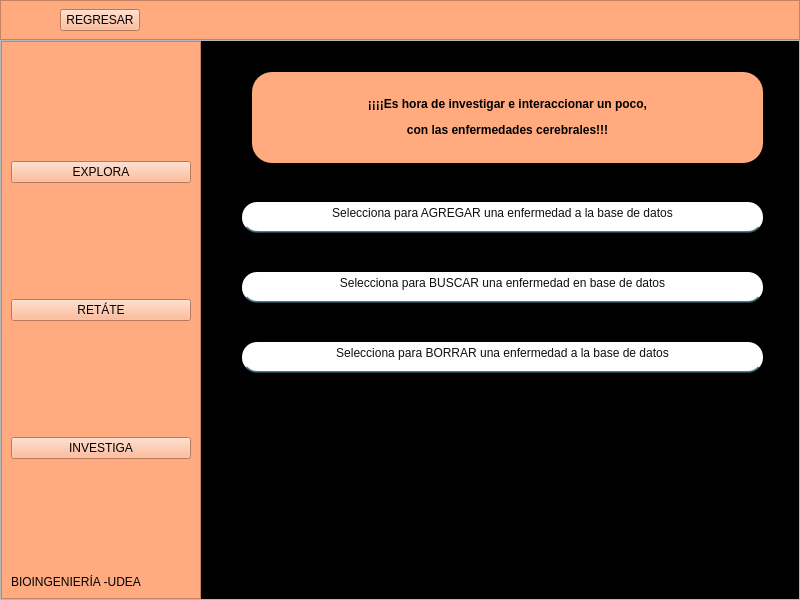
<?xml version="1.0" encoding="UTF-8"?>
<ui version="4.0">
 <class>MainWindow</class>
 <widget class="QMainWindow" name="MainWindow">
  <property name="enabled">
   <bool>true</bool>
  </property>
  <property name="geometry">
   <rect>
    <x>0</x>
    <y>0</y>
    <width>800</width>
    <height>600</height>
   </rect>
  </property>
  <property name="windowTitle">
   <string>MainWindow</string>
  </property>
  <widget class="QWidget" name="centralwidget">
   <layout class="QVBoxLayout" name="verticalLayout">
    <property name="spacing">
     <number>0</number>
    </property>
    <property name="leftMargin">
     <number>0</number>
    </property>
    <property name="topMargin">
     <number>0</number>
    </property>
    <property name="rightMargin">
     <number>0</number>
    </property>
    <property name="bottomMargin">
     <number>0</number>
    </property>
    <item>
     <widget class="QFrame" name="framesuperior">
      <property name="minimumSize">
       <size>
        <width>0</width>
        <height>40</height>
       </size>
      </property>
      <property name="maximumSize">
       <size>
        <width>16777215</width>
        <height>40</height>
       </size>
      </property>
      <property name="styleSheet">
       <string notr="true">background-color: rgb(255, 170, 127);</string>
      </property>
      <property name="frameShape">
       <enum>QFrame::StyledPanel</enum>
      </property>
      <property name="frameShadow">
       <enum>QFrame::Raised</enum>
      </property>
      <layout class="QHBoxLayout" name="horizontalLayout_2">
       <property name="spacing">
        <number>0</number>
       </property>
       <property name="leftMargin">
        <number>0</number>
       </property>
       <property name="topMargin">
        <number>0</number>
       </property>
       <property name="rightMargin">
        <number>0</number>
       </property>
       <property name="bottomMargin">
        <number>0</number>
       </property>
       <item>
        <spacer name="horizontalSpacer">
         <property name="orientation">
          <enum>Qt::Horizontal</enum>
         </property>
         <property name="sizeHint" stdset="0">
          <size>
           <width>40</width>
           <height>20</height>
          </size>
         </property>
        </spacer>
       </item>
       <item>
        <widget class="QPushButton" name="regresar">
         <property name="mouseTracking">
          <bool>true</bool>
         </property>
         <property name="styleSheet">
          <string notr="true">
QPushButton:hover {
	border-color: rgb(255, 255, 255);
	background-color: rgb(255, 255, 255);
}
</string>
         </property>
         <property name="text">
          <string>REGRESAR</string>
         </property>
         <property name="icon">
          <iconset>
           <normaloff>imagenes/icons8-flecha-izquierda-50.png</normaloff>imagenes/icons8-flecha-izquierda-50.png</iconset>
         </property>
         <property name="iconSize">
          <size>
           <width>33</width>
           <height>33</height>
          </size>
         </property>
        </widget>
       </item>
       <item>
        <spacer name="horizontalSpacer_10">
         <property name="orientation">
          <enum>Qt::Horizontal</enum>
         </property>
         <property name="sizeHint" stdset="0">
          <size>
           <width>40</width>
           <height>20</height>
          </size>
         </property>
        </spacer>
       </item>
       <item>
        <spacer name="horizontalSpacer_9">
         <property name="orientation">
          <enum>Qt::Horizontal</enum>
         </property>
         <property name="sizeHint" stdset="0">
          <size>
           <width>40</width>
           <height>20</height>
          </size>
         </property>
        </spacer>
       </item>
       <item>
        <spacer name="horizontalSpacer_11">
         <property name="orientation">
          <enum>Qt::Horizontal</enum>
         </property>
         <property name="sizeHint" stdset="0">
          <size>
           <width>40</width>
           <height>20</height>
          </size>
         </property>
        </spacer>
       </item>
       <item>
        <spacer name="horizontalSpacer_4">
         <property name="orientation">
          <enum>Qt::Horizontal</enum>
         </property>
         <property name="sizeHint" stdset="0">
          <size>
           <width>40</width>
           <height>20</height>
          </size>
         </property>
        </spacer>
       </item>
       <item>
        <spacer name="horizontalSpacer_8">
         <property name="orientation">
          <enum>Qt::Horizontal</enum>
         </property>
         <property name="sizeHint" stdset="0">
          <size>
           <width>40</width>
           <height>20</height>
          </size>
         </property>
        </spacer>
       </item>
       <item>
        <spacer name="horizontalSpacer_6">
         <property name="orientation">
          <enum>Qt::Horizontal</enum>
         </property>
         <property name="sizeHint" stdset="0">
          <size>
           <width>40</width>
           <height>20</height>
          </size>
         </property>
        </spacer>
       </item>
       <item>
        <spacer name="horizontalSpacer_7">
         <property name="orientation">
          <enum>Qt::Horizontal</enum>
         </property>
         <property name="sizeHint" stdset="0">
          <size>
           <width>40</width>
           <height>20</height>
          </size>
         </property>
        </spacer>
       </item>
       <item>
        <spacer name="horizontalSpacer_5">
         <property name="orientation">
          <enum>Qt::Horizontal</enum>
         </property>
         <property name="sizeHint" stdset="0">
          <size>
           <width>40</width>
           <height>20</height>
          </size>
         </property>
        </spacer>
       </item>
       <item>
        <spacer name="horizontalSpacer_3">
         <property name="orientation">
          <enum>Qt::Horizontal</enum>
         </property>
         <property name="sizeHint" stdset="0">
          <size>
           <width>40</width>
           <height>20</height>
          </size>
         </property>
        </spacer>
       </item>
       <item>
        <spacer name="horizontalSpacer_2">
         <property name="orientation">
          <enum>Qt::Horizontal</enum>
         </property>
         <property name="sizeHint" stdset="0">
          <size>
           <width>40</width>
           <height>20</height>
          </size>
         </property>
        </spacer>
       </item>
       <item>
        <widget class="QPushButton" name="minimizar">
         <property name="mouseTracking">
          <bool>true</bool>
         </property>
         <property name="styleSheet">
          <string notr="true">QPushButton {
    border: 0px;
}

QPushButton:hover {
    border: 5px solid ;
	border-color: rgb(255, 255, 255);
	background-color: rgb(255, 255, 255);
}
</string>
         </property>
         <property name="text">
          <string/>
         </property>
         <property name="icon">
          <iconset>
           <normaloff>imagenes/icons8-minimizar-30.png</normaloff>imagenes/icons8-minimizar-30.png</iconset>
         </property>
         <property name="iconSize">
          <size>
           <width>33</width>
           <height>33</height>
          </size>
         </property>
        </widget>
       </item>
       <item>
        <widget class="QPushButton" name="cerrar">
         <property name="mouseTracking">
          <bool>true</bool>
         </property>
         <property name="styleSheet">
          <string notr="true">QPushButton {
    border: 0px;
}

QPushButton:hover {
    border: 5px solid ;
	border-color: rgb(255, 255, 255);
	background-color: rgb(255, 255, 255);
}
</string>
         </property>
         <property name="text">
          <string/>
         </property>
         <property name="icon">
          <iconset>
           <normaloff>imagenes/icons8-cerrar-ventana-50.png</normaloff>imagenes/icons8-cerrar-ventana-50.png</iconset>
         </property>
         <property name="iconSize">
          <size>
           <width>33</width>
           <height>33</height>
          </size>
         </property>
        </widget>
       </item>
      </layout>
     </widget>
    </item>
    <item>
     <widget class="QFrame" name="frameinferior">
      <property name="frameShape">
       <enum>QFrame::StyledPanel</enum>
      </property>
      <property name="frameShadow">
       <enum>QFrame::Raised</enum>
      </property>
      <layout class="QHBoxLayout" name="horizontalLayout">
       <property name="spacing">
        <number>0</number>
       </property>
       <property name="leftMargin">
        <number>0</number>
       </property>
       <property name="topMargin">
        <number>0</number>
       </property>
       <property name="rightMargin">
        <number>0</number>
       </property>
       <property name="bottomMargin">
        <number>0</number>
       </property>
       <item>
        <widget class="QFrame" name="framelateral">
         <property name="minimumSize">
          <size>
           <width>200</width>
           <height>0</height>
          </size>
         </property>
         <property name="maximumSize">
          <size>
           <width>200</width>
           <height>16777215</height>
          </size>
         </property>
         <property name="styleSheet">
          <string notr="true">background-color: rgb(255, 170, 127);</string>
         </property>
         <property name="frameShape">
          <enum>QFrame::StyledPanel</enum>
         </property>
         <property name="frameShadow">
          <enum>QFrame::Raised</enum>
         </property>
         <layout class="QVBoxLayout" name="verticalLayout_3">
          <item>
           <spacer name="verticalSpacer_4">
            <property name="orientation">
             <enum>Qt::Vertical</enum>
            </property>
            <property name="sizeHint" stdset="0">
             <size>
              <width>20</width>
              <height>81</height>
             </size>
            </property>
           </spacer>
          </item>
          <item>
           <widget class="QPushButton" name="explora">
            <property name="styleSheet">
             <string notr="true">
QPushButton:hover {
	border-color: rgb(255, 255, 255);
	background-color: rgb(255, 255, 255);
}
</string>
            </property>
            <property name="text">
             <string>EXPLORA</string>
            </property>
            <property name="icon">
             <iconset>
              <normaloff>imagenes/icons8-búsqueda-de-propiedad-50.png</normaloff>imagenes/icons8-búsqueda-de-propiedad-50.png</iconset>
            </property>
            <property name="iconSize">
             <size>
              <width>40</width>
              <height>40</height>
             </size>
            </property>
           </widget>
          </item>
          <item>
           <spacer name="verticalSpacer">
            <property name="orientation">
             <enum>Qt::Vertical</enum>
            </property>
            <property name="sizeHint" stdset="0">
             <size>
              <width>20</width>
              <height>81</height>
             </size>
            </property>
           </spacer>
          </item>
          <item>
           <widget class="QPushButton" name="retate">
            <property name="styleSheet">
             <string notr="true">
QPushButton:hover {
	border-color: rgb(255, 255, 255);
	background-color: rgb(255, 255, 255);
}
</string>
            </property>
            <property name="text">
             <string>RETÁTE</string>
            </property>
            <property name="icon">
             <iconset>
              <normaloff>imagenes/icons8-pass-fail-50.png</normaloff>imagenes/icons8-pass-fail-50.png</iconset>
            </property>
            <property name="iconSize">
             <size>
              <width>40</width>
              <height>40</height>
             </size>
            </property>
           </widget>
          </item>
          <item>
           <spacer name="verticalSpacer_2">
            <property name="orientation">
             <enum>Qt::Vertical</enum>
            </property>
            <property name="sizeHint" stdset="0">
             <size>
              <width>20</width>
              <height>80</height>
             </size>
            </property>
           </spacer>
          </item>
          <item>
           <widget class="QPushButton" name="investiga">
            <property name="styleSheet">
             <string notr="true">
QPushButton:hover {
	border-color: rgb(255, 255, 255);
	background-color: rgb(255, 255, 255);
}
</string>
            </property>
            <property name="text">
             <string>INVESTIGA</string>
            </property>
            <property name="icon">
             <iconset>
              <normaloff>imagenes/icons8-escribir-64.png</normaloff>imagenes/icons8-escribir-64.png</iconset>
            </property>
            <property name="iconSize">
             <size>
              <width>40</width>
              <height>40</height>
             </size>
            </property>
           </widget>
          </item>
          <item>
           <spacer name="verticalSpacer_3">
            <property name="orientation">
             <enum>Qt::Vertical</enum>
            </property>
            <property name="sizeHint" stdset="0">
             <size>
              <width>20</width>
              <height>81</height>
             </size>
            </property>
           </spacer>
          </item>
          <item>
           <widget class="QLabel" name="label">
            <property name="styleSheet">
             <string notr="true">font: 10pt &quot;Monotxt&quot;;</string>
            </property>
            <property name="text">
             <string>BIOINGENIERÍA -UDEA</string>
            </property>
           </widget>
          </item>
         </layout>
        </widget>
       </item>
       <item>
        <widget class="QFrame" name="contenedor">
         <property name="styleSheet">
          <string notr="true">background-color: rgb(0, 0, 0);</string>
         </property>
         <property name="frameShape">
          <enum>QFrame::StyledPanel</enum>
         </property>
         <property name="frameShadow">
          <enum>QFrame::Raised</enum>
         </property>
         <layout class="QVBoxLayout" name="verticalLayout_4">
          <property name="spacing">
           <number>0</number>
          </property>
          <property name="leftMargin">
           <number>0</number>
          </property>
          <property name="topMargin">
           <number>0</number>
          </property>
          <property name="rightMargin">
           <number>0</number>
          </property>
          <property name="bottomMargin">
           <number>0</number>
          </property>
          <item>
           <widget class="QStackedWidget" name="stackedWidget">
            <property name="styleSheet">
             <string notr="true">background-color: rgb(0, 0, 0);</string>
            </property>
            <property name="currentIndex">
             <number>3</number>
            </property>
            <widget class="QWidget" name="inicio">
             <layout class="QVBoxLayout" name="verticalLayout_2">
              <item>
               <widget class="QFrame" name="frame">
                <property name="frameShape">
                 <enum>QFrame::StyledPanel</enum>
                </property>
                <property name="frameShadow">
                 <enum>QFrame::Raised</enum>
                </property>
                <widget class="QLabel" name="label_2">
                 <property name="geometry">
                  <rect>
                   <x>200</x>
                   <y>180</y>
                   <width>211</width>
                   <height>161</height>
                  </rect>
                 </property>
                 <property name="text">
                  <string/>
                 </property>
                 <property name="pixmap">
                  <pixmap>imagenes/10803147.png</pixmap>
                 </property>
                 <property name="scaledContents">
                  <bool>true</bool>
                 </property>
                </widget>
               </widget>
              </item>
             </layout>
            </widget>
            <widget class="QWidget" name="pagexplora">
             <layout class="QHBoxLayout" name="horizontalLayout_4">
              <item>
               <widget class="QFrame" name="frame_3">
                <property name="frameShape">
                 <enum>QFrame::StyledPanel</enum>
                </property>
                <property name="frameShadow">
                 <enum>QFrame::Raised</enum>
                </property>
                <widget class="QPushButton" name="frontal">
                 <property name="geometry">
                  <rect>
                   <x>120</x>
                   <y>40</y>
                   <width>161</width>
                   <height>61</height>
                  </rect>
                 </property>
                 <property name="styleSheet">
                  <string notr="true">QPushButton {
    background-color: rgb(255, 0, 127);
    font: 75 12pt &quot;Times New Roman&quot;;
    border: none;
    border-bottom: 2px solid rgba(46, 82, 101, 200);
    border-radius: 15px;
}

QPushButton:hover {
    background-color: rgb(255, 255, 255);
}

QPushButton:pressed {
    background-color: rgb(127, 0, 63);
}</string>
                 </property>
                 <property name="text">
                  <string>LOBULO FRONTAL</string>
                 </property>
                </widget>
                <widget class="QPushButton" name="temporal">
                 <property name="geometry">
                  <rect>
                   <x>20</x>
                   <y>120</y>
                   <width>171</width>
                   <height>61</height>
                  </rect>
                 </property>
                 <property name="styleSheet">
                  <string notr="true">QPushButton {
   
	background-color: rgb(85, 170, 0);
    font: 75 12pt &quot;Times New Roman&quot;;
    border: none;
    border-bottom: 2px solid rgba(46, 82, 101, 200);
    border-radius: 15px;
}

QPushButton:hover {
    background-color: rgb(255, 255, 255);
}

QPushButton:pressed {
    background-color: rgb(127, 0, 63);
}</string>
                 </property>
                 <property name="text">
                  <string>LOBULO TEMPORAL</string>
                 </property>
                </widget>
                <widget class="QPushButton" name="parietal">
                 <property name="geometry">
                  <rect>
                   <x>0</x>
                   <y>210</y>
                   <width>161</width>
                   <height>61</height>
                  </rect>
                 </property>
                 <property name="styleSheet">
                  <string notr="true">QPushButton {
    
	background-color: rgb(255, 255, 127);
    font: 75 12pt &quot;Times New Roman&quot;;
    border: none;
    border-bottom: 2px solid rgba(46, 82, 101, 200);
    border-radius: 15px;
}

QPushButton:hover {
    background-color: rgb(255, 255, 255);
}

QPushButton:pressed {
    background-color: rgb(127, 0, 63);
}</string>
                 </property>
                 <property name="text">
                  <string>LOBULO PARIETAL</string>
                 </property>
                </widget>
                <widget class="QPushButton" name="occipital">
                 <property name="geometry">
                  <rect>
                   <x>0</x>
                   <y>300</y>
                   <width>161</width>
                   <height>61</height>
                  </rect>
                 </property>
                 <property name="styleSheet">
                  <string notr="true">QPushButton {
	
	background-color: rgb(85, 0, 127);
    font: 75 12pt &quot;Times New Roman&quot;;
    border: none;
    border-bottom: 2px solid rgba(46, 82, 101, 200);
    border-radius: 15px;
}

QPushButton:hover {
    background-color: rgb(255, 255, 255);
}

QPushButton:pressed {
    background-color: rgb(127, 0, 63);
}</string>
                 </property>
                 <property name="text">
                  <string>LOBULO OCCIPITAL</string>
                 </property>
                </widget>
                <widget class="QPushButton" name="cerebelo">
                 <property name="geometry">
                  <rect>
                   <x>30</x>
                   <y>380</y>
                   <width>161</width>
                   <height>61</height>
                  </rect>
                 </property>
                 <property name="styleSheet">
                  <string notr="true">QPushButton {
    background-color: rgb(48, 93, 255);
    font: 75 12pt &quot;Times New Roman&quot;;
    border: none;
    border-bottom: 2px solid rgba(46, 82, 101, 200);
    border-radius: 15px;
}

QPushButton:hover {
    background-color: rgb(255, 255, 255);
}

QPushButton:pressed {
    background-color: rgb(127, 0, 63);
}</string>
                 </property>
                 <property name="text">
                  <string>CEREBELO</string>
                 </property>
                </widget>
                <widget class="QPushButton" name="espinal">
                 <property name="geometry">
                  <rect>
                   <x>120</x>
                   <y>460</y>
                   <width>161</width>
                   <height>61</height>
                  </rect>
                 </property>
                 <property name="styleSheet">
                  <string notr="true">QPushButton {
    background-color: rgb(170, 255, 255);
    font: 75 12pt &quot;Times New Roman&quot;;
    border: none;
    border-bottom: 2px solid rgba(46, 82, 101, 200);
    border-radius: 15px;
}

QPushButton:hover {
    background-color: rgb(255, 255, 255);
}

QPushButton:pressed {
    background-color: rgb(127, 0, 63);
}</string>
                 </property>
                 <property name="text">
                  <string>MEDULA ESPINAL</string>
                 </property>
                </widget>
               </widget>
              </item>
              <item>
               <widget class="QFrame" name="frame_2">
                <property name="frameShape">
                 <enum>QFrame::StyledPanel</enum>
                </property>
                <property name="frameShadow">
                 <enum>QFrame::Raised</enum>
                </property>
                <widget class="QLabel" name="label_3">
                 <property name="geometry">
                  <rect>
                   <x>-10</x>
                   <y>60</y>
                   <width>311</width>
                   <height>431</height>
                  </rect>
                 </property>
                 <property name="text">
                  <string/>
                 </property>
                 <property name="pixmap">
                  <pixmap>imagenes/b2ap3_amp_sistema-nervioso-central.jpg</pixmap>
                 </property>
                 <property name="scaledContents">
                  <bool>true</bool>
                 </property>
                </widget>
                <widget class="QLabel" name="label_8">
                 <property name="geometry">
                  <rect>
                   <x>210</x>
                   <y>0</y>
                   <width>81</width>
                   <height>71</height>
                  </rect>
                 </property>
                 <property name="text">
                  <string/>
                 </property>
                 <property name="pixmap">
                  <pixmap>imagenes/10803147.png</pixmap>
                 </property>
                 <property name="scaledContents">
                  <bool>true</bool>
                 </property>
                </widget>
               </widget>
              </item>
             </layout>
            </widget>
            <widget class="QWidget" name="pagretate">
             <layout class="QVBoxLayout" name="verticalLayout_5">
              <item>
               <widget class="QFrame" name="frame_4">
                <property name="frameShape">
                 <enum>QFrame::StyledPanel</enum>
                </property>
                <property name="frameShadow">
                 <enum>QFrame::Raised</enum>
                </property>
                <widget class="QTextEdit" name="pregunta1">
                 <property name="geometry">
                  <rect>
                   <x>30</x>
                   <y>30</y>
                   <width>481</width>
                   <height>41</height>
                  </rect>
                 </property>
                 <property name="styleSheet">
                  <string notr="true">background-color: rgb(255, 0, 127);
font: italic 12pt &quot;Tw Cen MT&quot;;
border:none;
border-radius: 15px;</string>
                 </property>
                </widget>
                <widget class="QLineEdit" name="respuesta1">
                 <property name="geometry">
                  <rect>
                   <x>30</x>
                   <y>80</y>
                   <width>241</width>
                   <height>31</height>
                  </rect>
                 </property>
                 <property name="styleSheet">
                  <string notr="true">font: 75 12pt &quot;Times New Roman&quot;;
background-color: rgb(255, 255, 255);
border:none;
border-bottom:2px solid rgba(46,82,101,200);
color:rgba(0,0,0,240);
padding-bottom:7px; 
border-radius: 15px;</string>
                 </property>
                 <property name="alignment">
                  <set>Qt::AlignCenter</set>
                 </property>
                 <property name="placeholderText">
                  <string>TU RESPUESTA</string>
                 </property>
                </widget>
                <widget class="QPushButton" name="confirmar1">
                 <property name="geometry">
                  <rect>
                   <x>270</x>
                   <y>80</y>
                   <width>111</width>
                   <height>31</height>
                  </rect>
                 </property>
                 <property name="styleSheet">
                  <string notr="true">QPushButton {
    font: 75 12pt &quot;Times New Roman&quot;;
    background-color: rgb(255, 255, 255);
    border: none;
    border-bottom: 2px solid rgba(46, 82, 101, 200);
    color: rgba(0, 0, 0, 240);
    padding-bottom: 7px;
    border-radius: 15px;
}

QPushButton:hover {
    background-color: rgb(255, 0, 127);
}</string>
                 </property>
                 <property name="text">
                  <string>CONFIRMAR</string>
                 </property>
                </widget>
                <widget class="QLabel" name="label_7">
                 <property name="geometry">
                  <rect>
                   <x>500</x>
                   <y>-10</y>
                   <width>81</width>
                   <height>71</height>
                  </rect>
                 </property>
                 <property name="text">
                  <string/>
                 </property>
                 <property name="pixmap">
                  <pixmap>imagenes/10803147.png</pixmap>
                 </property>
                 <property name="scaledContents">
                  <bool>true</bool>
                 </property>
                </widget>
                <zorder>label_7</zorder>
                <zorder>pregunta1</zorder>
                <zorder>respuesta1</zorder>
                <zorder>confirmar1</zorder>
               </widget>
              </item>
              <item>
               <widget class="QFrame" name="frame_5">
                <property name="frameShape">
                 <enum>QFrame::StyledPanel</enum>
                </property>
                <property name="frameShadow">
                 <enum>QFrame::Raised</enum>
                </property>
                <widget class="QTextEdit" name="pregunta2">
                 <property name="geometry">
                  <rect>
                   <x>30</x>
                   <y>20</y>
                   <width>481</width>
                   <height>41</height>
                  </rect>
                 </property>
                 <property name="styleSheet">
                  <string notr="true">background-color: rgb(255, 255, 127);
font: italic 12pt &quot;Tw Cen MT&quot;;
border:none;
border-radius: 15px;</string>
                 </property>
                </widget>
                <widget class="QLineEdit" name="respuesta2">
                 <property name="geometry">
                  <rect>
                   <x>30</x>
                   <y>80</y>
                   <width>241</width>
                   <height>31</height>
                  </rect>
                 </property>
                 <property name="styleSheet">
                  <string notr="true">font: 75 12pt &quot;Times New Roman&quot;;
background-color: rgb(255, 255, 255);
border:none;
border-bottom:2px solid rgba(46,82,101,200);
color:rgba(0,0,0,240);
padding-bottom:7px; 
border-radius: 15px;</string>
                 </property>
                 <property name="alignment">
                  <set>Qt::AlignCenter</set>
                 </property>
                 <property name="placeholderText">
                  <string>TU RESPUESTA</string>
                 </property>
                </widget>
                <widget class="QPushButton" name="confirmar2">
                 <property name="geometry">
                  <rect>
                   <x>270</x>
                   <y>80</y>
                   <width>111</width>
                   <height>31</height>
                  </rect>
                 </property>
                 <property name="styleSheet">
                  <string notr="true">QPushButton {
    font: 75 12pt &quot;Times New Roman&quot;;
    background-color: rgb(255, 255, 255);
    border: none;
    border-bottom: 2px solid rgba(46, 82, 101, 200);
    color: rgba(0, 0, 0, 240);
    padding-bottom: 7px;
    border-radius: 15px;
}

QPushButton:hover {
    background-color: rgb(255, 255, 127);
}</string>
                 </property>
                 <property name="text">
                  <string>CONFIRMAR</string>
                 </property>
                </widget>
               </widget>
              </item>
              <item>
               <widget class="QFrame" name="frame_6">
                <property name="frameShape">
                 <enum>QFrame::StyledPanel</enum>
                </property>
                <property name="frameShadow">
                 <enum>QFrame::Raised</enum>
                </property>
                <widget class="QTextEdit" name="pregunta3">
                 <property name="geometry">
                  <rect>
                   <x>30</x>
                   <y>20</y>
                   <width>481</width>
                   <height>41</height>
                  </rect>
                 </property>
                 <property name="styleSheet">
                  <string notr="true">font: italic 12pt &quot;Tw Cen MT&quot;;
background-color: rgb(0, 255, 127);
border:none;
border-radius: 15px;</string>
                 </property>
                </widget>
                <widget class="QLineEdit" name="respuesta3">
                 <property name="geometry">
                  <rect>
                   <x>30</x>
                   <y>80</y>
                   <width>241</width>
                   <height>31</height>
                  </rect>
                 </property>
                 <property name="styleSheet">
                  <string notr="true">font: 75 12pt &quot;Times New Roman&quot;;
background-color: rgb(255, 255, 255);
border:none;
border-bottom:2px solid rgba(46,82,101,200);
color:rgba(0,0,0,240);
padding-bottom:7px; 
border-radius: 15px;</string>
                 </property>
                 <property name="alignment">
                  <set>Qt::AlignCenter</set>
                 </property>
                 <property name="placeholderText">
                  <string>TU RESPUESTA</string>
                 </property>
                </widget>
                <widget class="QPushButton" name="confirmar3">
                 <property name="geometry">
                  <rect>
                   <x>270</x>
                   <y>80</y>
                   <width>111</width>
                   <height>31</height>
                  </rect>
                 </property>
                 <property name="styleSheet">
                  <string notr="true">QPushButton {
    font: 75 12pt &quot;Times New Roman&quot;;
    background-color: rgb(255, 255, 255);
    border: none;
    border-bottom: 2px solid rgba(46, 82, 101, 200);
    color: rgba(0, 0, 0, 240);
    padding-bottom: 7px;
    border-radius: 15px;
}

QPushButton:hover {
    background-color: rgb(0, 255, 127);
}</string>
                 </property>
                 <property name="text">
                  <string>CONFIRMAR</string>
                 </property>
                </widget>
               </widget>
              </item>
              <item>
               <widget class="QFrame" name="frame_7">
                <property name="frameShape">
                 <enum>QFrame::StyledPanel</enum>
                </property>
                <property name="frameShadow">
                 <enum>QFrame::Raised</enum>
                </property>
                <widget class="QTextEdit" name="pregunta4">
                 <property name="geometry">
                  <rect>
                   <x>30</x>
                   <y>10</y>
                   <width>481</width>
                   <height>41</height>
                  </rect>
                 </property>
                 <property name="styleSheet">
                  <string notr="true">font: italic 12pt &quot;Tw Cen MT&quot;;
background-color: rgb(0, 255, 255);
border:none;
border-radius: 15px;</string>
                 </property>
                </widget>
                <widget class="QLineEdit" name="respuesta4">
                 <property name="geometry">
                  <rect>
                   <x>30</x>
                   <y>70</y>
                   <width>241</width>
                   <height>31</height>
                  </rect>
                 </property>
                 <property name="styleSheet">
                  <string notr="true">font: 75 12pt &quot;Times New Roman&quot;;
background-color: rgb(255, 255, 255);
border:none;
border-bottom:2px solid rgba(46,82,101,200);
color:rgba(0,0,0,240);
padding-bottom:7px; 
border-radius: 15px;</string>
                 </property>
                 <property name="alignment">
                  <set>Qt::AlignCenter</set>
                 </property>
                 <property name="placeholderText">
                  <string>TU RESPUESTA</string>
                 </property>
                </widget>
                <widget class="QPushButton" name="confirmar4">
                 <property name="geometry">
                  <rect>
                   <x>270</x>
                   <y>70</y>
                   <width>111</width>
                   <height>31</height>
                  </rect>
                 </property>
                 <property name="styleSheet">
                  <string notr="true">QPushButton {
    font: 75 12pt &quot;Times New Roman&quot;;
    background-color: rgb(255, 255, 255);
    border: none;
    border-bottom: 2px solid rgba(46, 82, 101, 200);
    color: rgba(0, 0, 0, 240);
    padding-bottom: 7px;
    border-radius: 15px;
}

QPushButton:hover {
    background-color: rgb(0, 255, 255);
}</string>
                 </property>
                 <property name="text">
                  <string>CONFIRMAR</string>
                 </property>
                </widget>
               </widget>
              </item>
             </layout>
            </widget>
            <widget class="QWidget" name="paginvestiga">
             <widget class="QFrame" name="frame_8">
              <property name="geometry">
               <rect>
                <x>40</x>
                <y>150</y>
                <width>531</width>
                <height>51</height>
               </rect>
              </property>
              <property name="frameShape">
               <enum>QFrame::StyledPanel</enum>
              </property>
              <property name="frameShadow">
               <enum>QFrame::Raised</enum>
              </property>
              <widget class="QPushButton" name="agregar">
               <property name="geometry">
                <rect>
                 <x>0</x>
                 <y>10</y>
                 <width>521</width>
                 <height>31</height>
                </rect>
               </property>
               <property name="styleSheet">
                <string notr="true">QPushButton {
    font: 75 12pt &quot;Times New Roman&quot;;
    background-color: rgb(255, 255, 255);
    border: none;
    border-bottom: 2px solid rgba(46, 82, 101, 200);
    color: rgba(0, 0, 0, 240);
    padding-bottom: 7px;
    border-radius: 15px;
}

QPushButton:hover {
  
	background-color: rgb(255, 255, 0);
}</string>
               </property>
               <property name="text">
                <string>Selecciona para AGREGAR una enfermedad a la base de datos</string>
               </property>
              </widget>
             </widget>
             <widget class="QFrame" name="frame_9">
              <property name="geometry">
               <rect>
                <x>40</x>
                <y>220</y>
                <width>531</width>
                <height>51</height>
               </rect>
              </property>
              <property name="frameShape">
               <enum>QFrame::StyledPanel</enum>
              </property>
              <property name="frameShadow">
               <enum>QFrame::Raised</enum>
              </property>
              <widget class="QPushButton" name="buscar">
               <property name="geometry">
                <rect>
                 <x>0</x>
                 <y>10</y>
                 <width>521</width>
                 <height>31</height>
                </rect>
               </property>
               <property name="styleSheet">
                <string notr="true">QPushButton {
    font: 75 12pt &quot;Times New Roman&quot;;
    background-color: rgb(255, 255, 255);
    border: none;
    border-bottom: 2px solid rgba(46, 82, 101, 200);
    color: rgba(0, 0, 0, 240);
    padding-bottom: 7px;
    border-radius: 15px;
}

QPushButton:hover {
    background-color: rgb(255, 0, 127);
}</string>
               </property>
               <property name="text">
                <string>Selecciona para BUSCAR una enfermedad en base de datos</string>
               </property>
              </widget>
             </widget>
             <widget class="QFrame" name="frame_10">
              <property name="geometry">
               <rect>
                <x>40</x>
                <y>290</y>
                <width>531</width>
                <height>51</height>
               </rect>
              </property>
              <property name="frameShape">
               <enum>QFrame::StyledPanel</enum>
              </property>
              <property name="frameShadow">
               <enum>QFrame::Raised</enum>
              </property>
              <widget class="QPushButton" name="borrar">
               <property name="geometry">
                <rect>
                 <x>0</x>
                 <y>10</y>
                 <width>521</width>
                 <height>31</height>
                </rect>
               </property>
               <property name="styleSheet">
                <string notr="true">QPushButton {
    font: 75 12pt &quot;Times New Roman&quot;;
    background-color: rgb(255, 255, 255);
    border: none;
    border-bottom: 2px solid rgba(46, 82, 101, 200);
    color: rgba(0, 0, 0, 240);
    padding-bottom: 7px;
    border-radius: 15px;
}

QPushButton:hover {
   
	background-color: rgb(0, 255, 255);
}</string>
               </property>
               <property name="text">
                <string>Selecciona para BORRAR una enfermedad a la base de datos</string>
               </property>
              </widget>
             </widget>
             <widget class="QLabel" name="label_4">
              <property name="geometry">
               <rect>
                <x>50</x>
                <y>30</y>
                <width>511</width>
                <height>91</height>
               </rect>
              </property>
              <property name="styleSheet">
               <string notr="true">background-color: rgb(255, 170, 127);
font: 75 14pt &quot;Segoe Script&quot;;
 border-radius: 20px;
</string>
              </property>
              <property name="text">
               <string>&lt;html&gt;&lt;head/&gt;&lt;body&gt;&lt;p align=&quot;center&quot;&gt;&lt;span style=&quot; font-weight:600;&quot;&gt;¡¡¡¡Es hora de investigar e interaccionar un poco,&lt;/span&gt;&lt;/p&gt;&lt;p align=&quot;center&quot;&gt;&lt;span style=&quot; font-weight:600;&quot;&gt;con las enfermedades cerebrales!!!&lt;/span&gt;&lt;/p&gt;&lt;/body&gt;&lt;/html&gt;</string>
              </property>
             </widget>
             <widget class="QLabel" name="label_5">
              <property name="geometry">
               <rect>
                <x>250</x>
                <y>370</y>
                <width>111</width>
                <height>91</height>
               </rect>
              </property>
              <property name="text">
               <string/>
              </property>
              <property name="pixmap">
               <pixmap>imagenes/10803147.png</pixmap>
              </property>
              <property name="scaledContents">
               <bool>true</bool>
              </property>
             </widget>
            </widget>
           </widget>
          </item>
         </layout>
        </widget>
       </item>
      </layout>
     </widget>
    </item>
   </layout>
  </widget>
 </widget>
 <resources>
  <include location="../login/imag.qrc"/>
 </resources>
 <connections/>
</ui>
